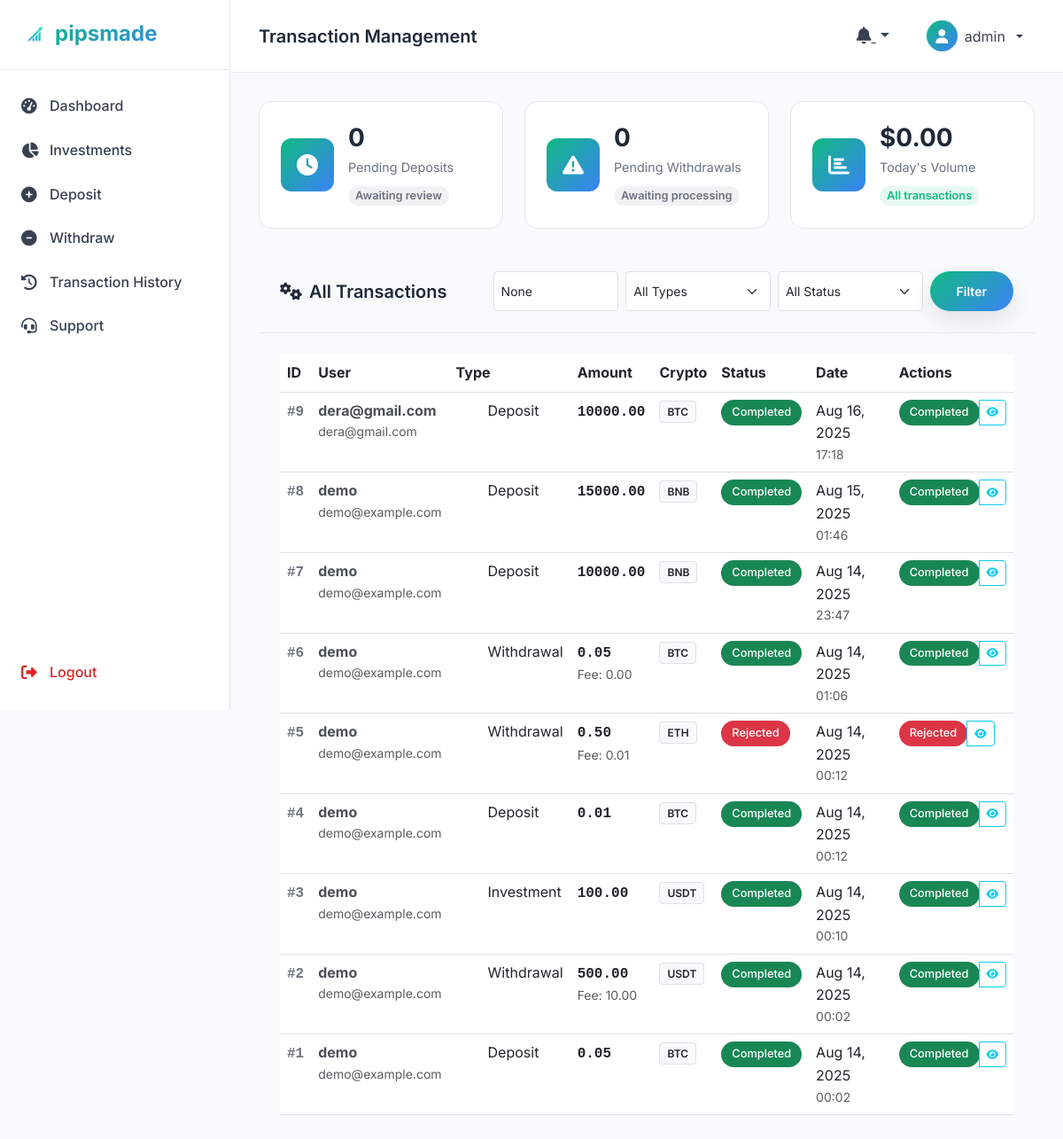
Page /transactions/admin/ (signed in) on the earlier database version.
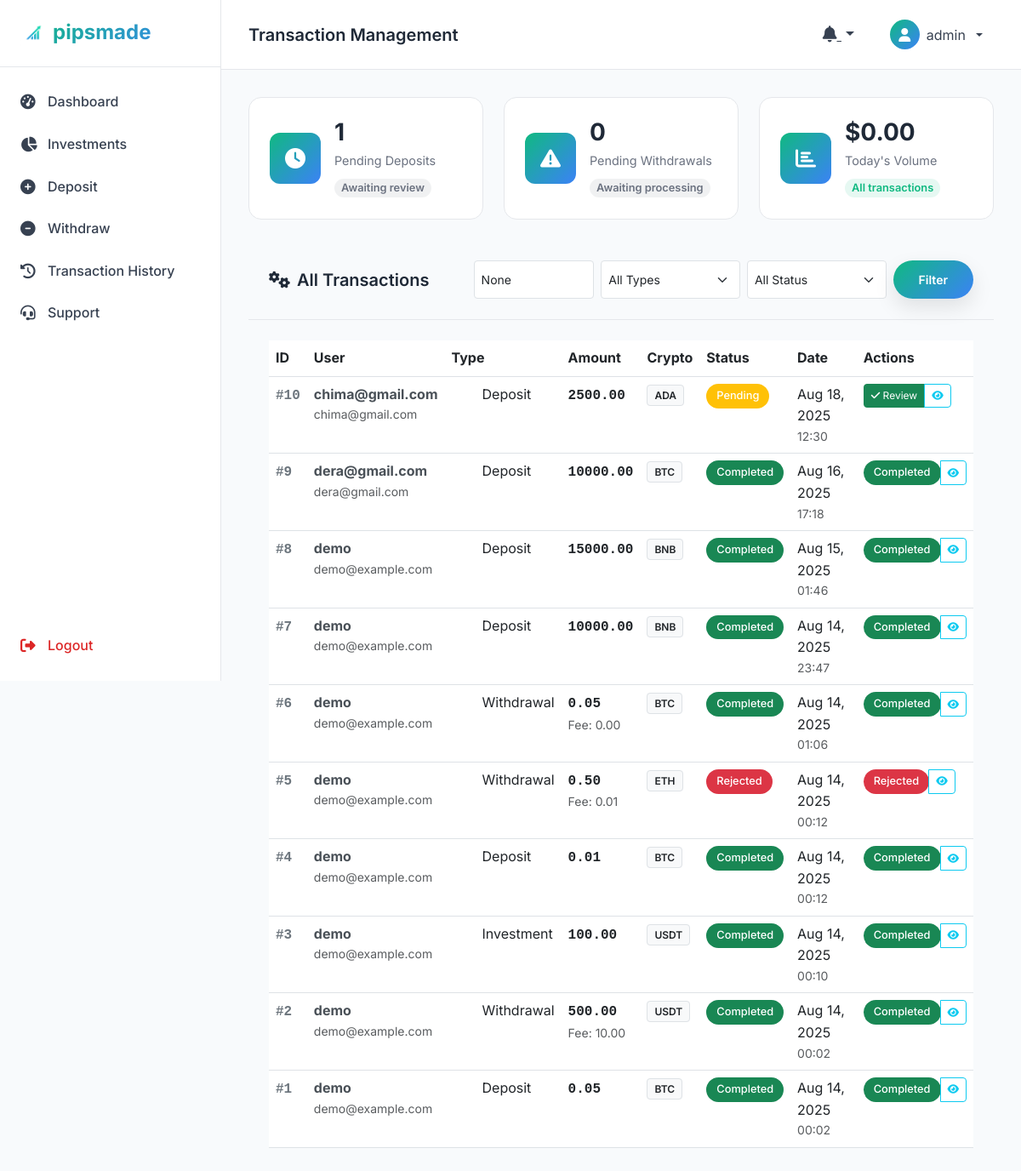
Same page on the later database version.
### transactions/models.py (models this page shows, shortened)
class Transaction(models.Model):
    TRANSACTION_TYPES = [
        ('deposit', 'Deposit'),
        ('withdrawal', 'Withdrawal'),
        ('investment', 'Investment'),
        ('profit', 'Profit'),
        ('fee', 'Fee'),
        ('bonus', 'Bonus'),
        ('refund', 'Refund'),
    ]
    STATUS_CHOICES = [
        ('pending', 'Pending'),
        ('processing', 'Processing'),
        ('completed', 'Completed'),
        ('failed', 'Failed'),
        ('cancelled', 'Cancelled'),
        ('rejected', 'Rejected'),
    ]
    user = models.ForeignKey(User, on_delete=models.CASCADE, related_name='transactions')
    transaction_type = models.CharField(max_length=20, choices=TRANSACTION_TYPES)
    status = models.CharField(max_length=20, choices=STATUS_CHOICES, default='pending')
    amount = models.DecimalField(max_digits=18, decimal_places=8, validators=[MinValueValidator(Decimal('0.00000001'))])
    crypto_type = models.CharField(max_length=10, choices=CryptoWallet.CRYPTO_CHOICES)
    usd_equivalent = models.DecimalField(max_digits=12, decimal_places=2, null=True, blank=True)
    transaction_hash = models.CharField(max_length=255, null=True, blank=True)
    from_address = models.CharField(max_length=255, null=True, blank=True)
    to_address = models.CharField(max_length=255, null=True, blank=True)
    network_fee = models.DecimalField(max_digits=18, decimal_places=8, default=0)
    platform_fee = models.DecimalField(max_digits=18, decimal_places=8, default=0)
    admin_notes = models.TextField(blank=True)
    user_notes = models.TextField(blank=True)
    approved_by = models.ForeignKey(User, on_delete=models.SET_NULL, null=True, blank=True, related_name='approved_transactions')
    approved_at = models.DateTimeField(null=True, blank=True)
    rejection_reason = models.TextField(blank=True)
    created_at = models.DateTimeField(auto_now_add=True)
    updated_at = models.DateTimeField(auto_now=True)
    completed_at = models.DateTimeField(null=True, blank=True)
    class Meta:
        ordering = ['-created_at']
        indexes = [
            models.Index(fields=['user', 'status']),
            models.Index(fields=['transaction_type', 'status']),
            models.Index(fields=['created_at']),
        ]
    def get_status_color(self):
        colors = {
            'pending': 'warning',
            'processing': 'info',
            'completed': 'success',
            'failed': 'danger',
            'cancelled': 'secondary',
            'rejected': 'danger',
        }
        return colors.get(self.status, 'secondary')
    def get_type_icon(self):
        icons = {
            'deposit': 'fas fa-arrow-down',
            'withdrawal': 'fas fa-arrow-up',
            'investment': 'fas fa-chart-line',
            'profit': 'fas fa-dollar-sign',
            'fee': 'fas fa-minus',
            'bonus': 'fas fa-gift',
            'refund': 'fas fa-undo',
        }
        return icons.get(self.transaction_type, 'fas fa-exchange-alt')
    def has_deposit_request(self):
        return hasattr(self, 'deposit_request')

### transactions/views.py (the view)
# urls.py: path('admin/', views.admin_transactions, name='admin_transactions'),
@staff_member_required
def admin_transactions(request):
    print(f"DEBUG: admin_transactions view called")
    print(f"DEBUG: Request method: {request.method}")
    print(f"DEBUG: Request GET params: {request.GET}")
    transactions = Transaction.objects.all().order_by('-created_at')
    status = request.GET.get('status')
    if status:
        transactions = transactions.filter(status=status)
    transaction_type = request.GET.get('type')
    if transaction_type:
        transactions = transactions.filter(transaction_type=transaction_type)
    search = request.GET.get('search')
    if search:
        transactions = transactions.filter(
            Q(user__username__icontains=search) |
            Q(user__email__icontains=search) |
            Q(transaction_hash__icontains=search)
        )
    paginator = Paginator(transactions, 50)
    page_number = request.GET.get('page')
    page_obj = paginator.get_page(page_number)
    stats = {
        'pending_deposits': Transaction.objects.filter(transaction_type='deposit', status='pending').count(),
        'pending_withdrawals': Transaction.objects.filter(transaction_type='withdrawal', status='pending').count(),
        'total_volume_today': Transaction.objects.filter(
            created_at__date=timezone.now().date(),
            status='completed'
        ).aggregate(total=Sum('amount'))['total'] or 0,
    }
    print(f"DEBUG: Stats: {stats}")
    print(f"DEBUG: Transaction count: {transactions.count()}")
    print(f"DEBUG: Page count: {page_obj.paginator.num_pages}")
    context = {
        'page_obj': page_obj,
        'stats': stats,
        'transaction_types': Transaction.TRANSACTION_TYPES,
        'status_choices': Transaction.STATUS_CHOICES,
        'current_status': status,
        'current_type': transaction_type,
        'search_query': search,
    }
    print(f"DEBUG: Rendering admin_transactions template")
    return render(request, 'transactions/admin_transactions.html', context)

### templates/transactions/admin_transactions.html (shortened to what the changed rows need)
{% extends 'dashboard/base_dashboard.html' %}
{% load static %}
{% block content %}
    <div class="row g-4 mb-4">
        <div class="col-lg-4 col-md-6">
            <div class="stats-card">
                <div class="stats-info">
                    <h3>{{ stats.pending_deposits }}</h3>
                    <p>Pending Deposits</p>
                    <span class="stats-change neutral">Awaiting review</span>
                </div>
            </div>
        </div>
    </div>
    <div class="row g-4">
        <div class="col-12">
            <div class="dashboard-card">
                <div class="card-body">
                    {% if page_obj %}
                    <div class="table-responsive">
                        <table class="table table-hover">
                            <thead>
                                <tr>
                                    <th>ID</th>
                                    <th>User</th>
                                    <th>Type</th>
                                    <th>Amount</th>
                                    <th>Crypto</th>
                                    <th>Status</th>
                                    <th>Date</th>
                                    <th>Actions</th>
                                </tr>
                            </thead>
                            <tbody>
                                {% for transaction in page_obj %}
                                <tr>
                                    <td>
                                        <span class="transaction-id">#{{ transaction.id }}</span>
                                    </td>
                                    <td>
                                        <div class="user-info">
                                            <strong>{{ transaction.user.username }}</strong>
                                            <small class="text-muted d-block">{{ transaction.user.email }}</small>
                                        </div>
                                    </td>
                                    <td>
                                        <div class="transaction-type">
                                            <i class="{{ transaction.get_type_icon }} me-2"></i>
                                            {{ transaction.get_transaction_type_display }}
                                        </div>
                                    </td>
                                    <td>
                                        <span class="amount">{{ transaction.amount|floatformat:2 }}</span>
                                        {% if transaction.platform_fee > 0 %}
                                        <small class="text-muted d-block">Fee: {{ transaction.platform_fee|floatformat:2 }}</small>
                                        {% endif %}
                                    </td>
                                    <td>
                                        <span class="crypto-badge">{{ transaction.crypto_type }}</span>
                                    </td>
                                    <td>
                                        <span class="badge bg-{{ transaction.get_status_color }}">
                                            {{ transaction.get_status_display }}
                                        </span>
                                    </td>
                                    <td>
                                        <span class="date">{{ transaction.created_at|date:"M d, Y" }}</span>
                                        <small class="text-muted d-block">{{ transaction.created_at|time:"H:i" }}</small>
                                    </td>
                                    <td>
                                        <div class="btn-group" role="group">
                                            {% if transaction.status == 'pending' %}
                                                {% if transaction.transaction_type == 'deposit' %}
                                                    {% if transaction.has_deposit_request %}
                                                        <a href="{% url 'admin_approve_deposit' transaction.deposit_request.id %}"
                                                           class="btn btn-sm btn-success">
                                                            <i class="fas fa-check"></i> Review
                                                        </a>
                                                    {% else %}
                                                        <span class="badge bg-secondary">No Request</span>
                                                    {% endif %}
                                                {% else %}
                                                    <span class="badge bg-info">Pending</span>
                                                {% endif %}
                                            {% else %}
                                                <span class="badge bg-{{ transaction.get_status_color }}">{{ transaction.get_status_display }}</span>
                                            {% endif %}
                                            <button class="btn btn-sm btn-outline-info"
                                                    onclick="viewTransactionDetails({{ transaction.id }})">
                                                <i class="fas fa-eye"></i>
                                            </button>
                                        </div>
                                    </td>
                                </tr>
                                {% endfor %}
                            </tbody>
                        </table>
                    </div>
                    {% else %}
                    <div class="text-center py-4">
                        <i class="fas fa-search fa-3x text-muted mb-3"></i>
                        <h5>No Transactions Found</h5>
                        <p class="text-muted">Try adjusting your search criteria.</p>
                    </div>
                    {% endif %}
                </div>
            </div>
        </div>
    </div>
{% endblock %}

Differences in the rows shown:
added Transaction: shows "Review"
Other differences:
{{ stats.pending_deposits }}: "0" → "1"
